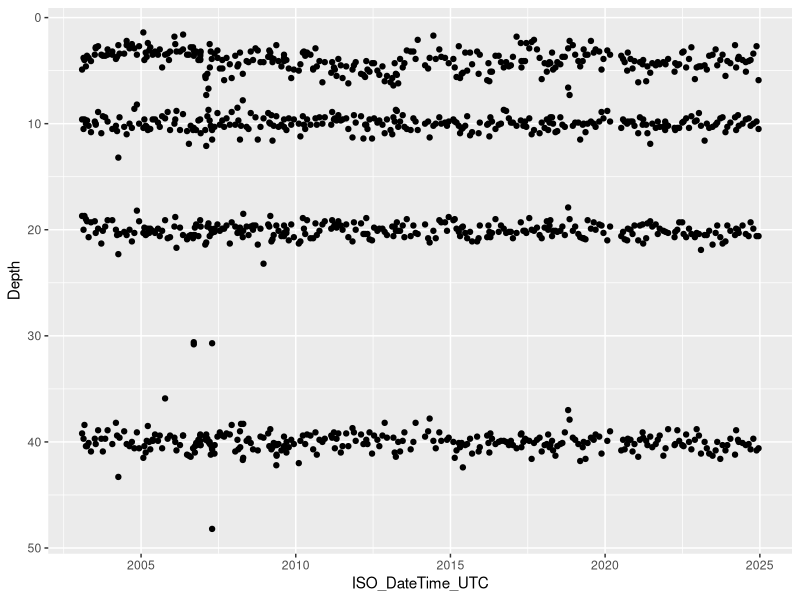
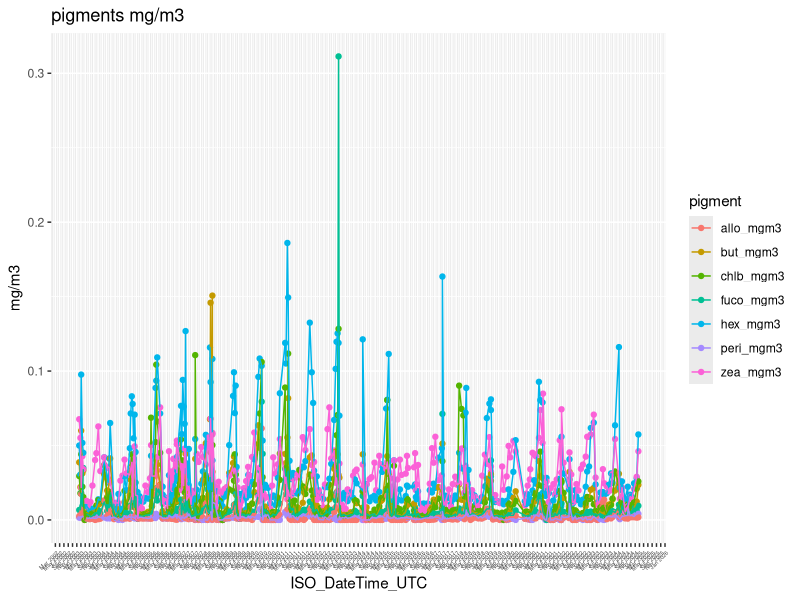
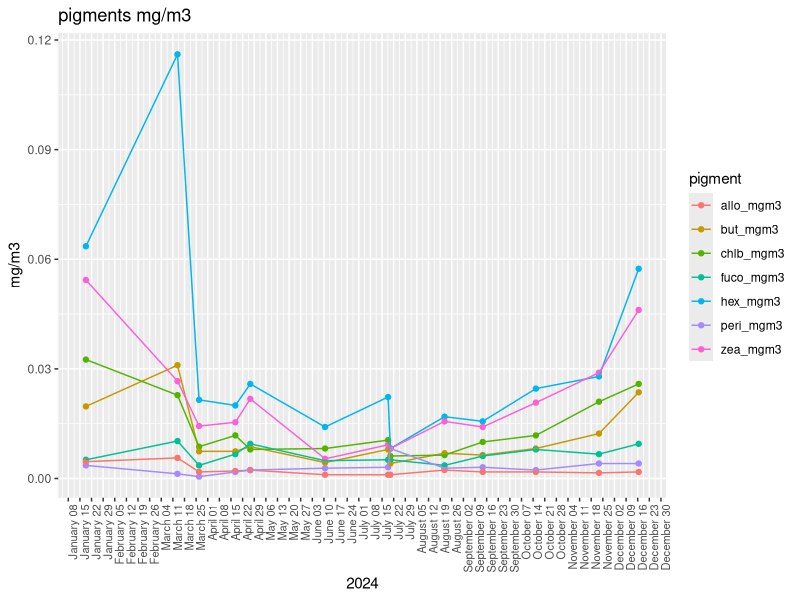
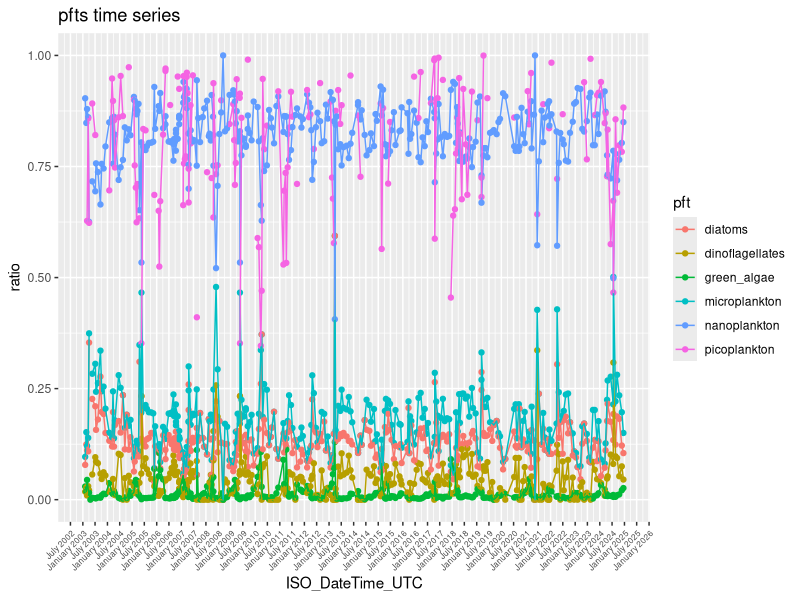
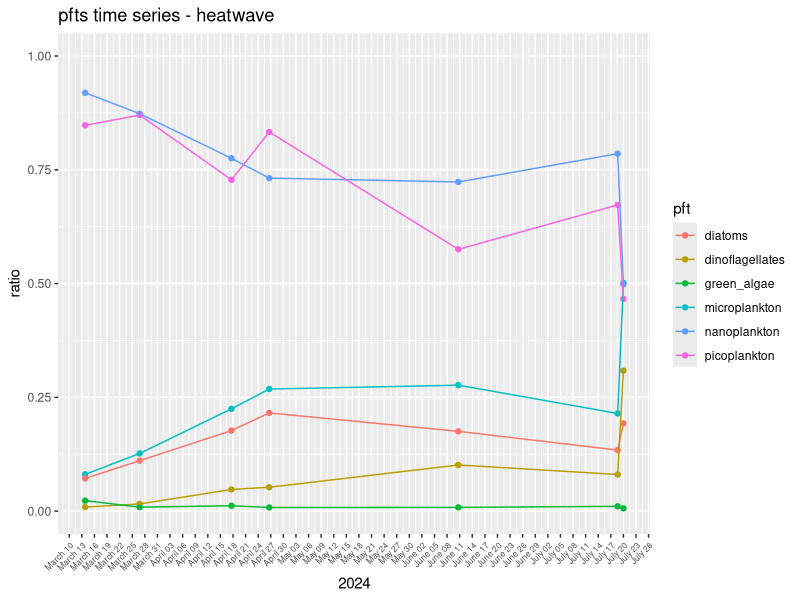
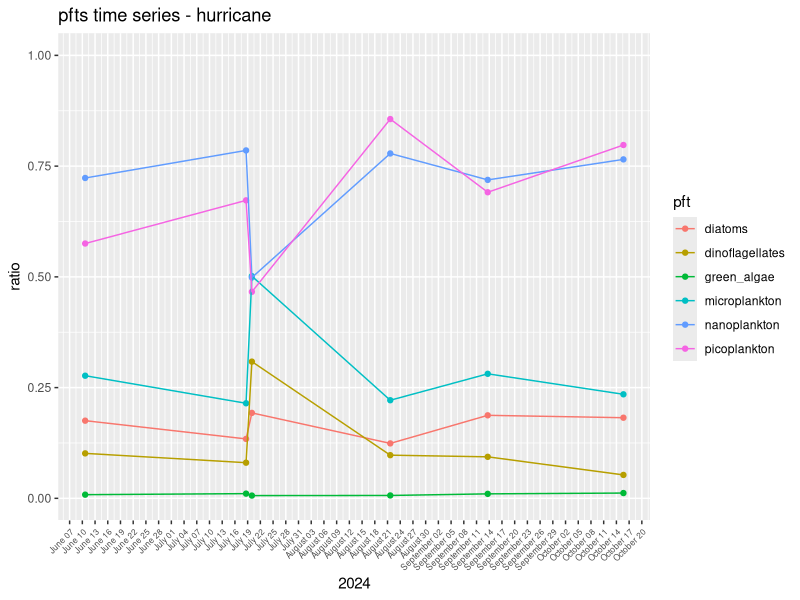
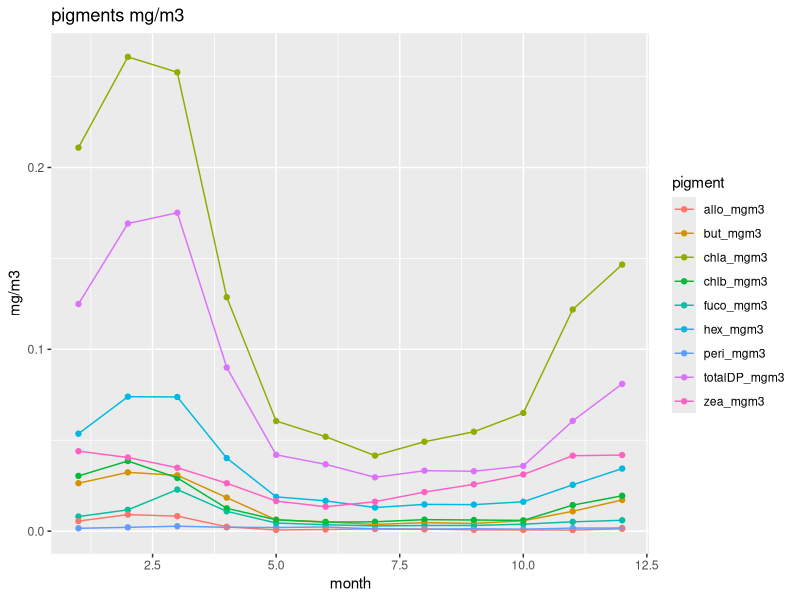

Reproduce these figures in R, in order. (Note: this script raises an error after producing the figures.)
## ---- chunk 1
#load in libraries
library(tidyverse)
library(lubridate)
library(viridis)
library(gridExtra)
## ---- chunk 2
pigments = read_csv('893521_v8_bats_pigments.csv')
## ---- chunk 3
pig = pigments %>%
  select(ID, ISO_DateTime_UTC, yyyymmdd, decy, time, Latitude, Longitude, Cruise_num, Cast, Cast_type, Bottle_number, Depth, QF_depth, p4, QF_p4, p5, QF_p5, p6, QF_p6, p7, QF_p7, p10, QF_p10, p13, QF_p13, p14, QF_p14, p19, QF_p19)
#QF_Niskin_GoFlo and QF_depth might be good to have for later
## ---- chunk 4
#filter general dataset to be just good data in the photic zone
pig_clean = pig %>%
  filter(QF_p4 != 9 | 
           QF_p4 != 9 |
           QF_p5 != 9 |
           QF_p6 != 9 |
           QF_p7 != 9 |
           QF_p10 != 9 |
           QF_p13 != 9 |
           QF_p14 != 9 |
           QF_p19 != 9) %>%
  filter(Depth < 50) #photic zone
## ---- chunk 5
#testing points across depths 
pig_clean_alldepth = pig %>%
  filter(QF_p4 != 9 | 
           QF_p4 != 9 |
           QF_p5 != 9 |
           QF_p6 != 9 |
           QF_p7 != 9 |
           QF_p10 != 9 |
           QF_p13 != 9 |
           QF_p14 != 9 |
           QF_p19 != 9) %>%
  mutate(year = year(ISO_DateTime_UTC)) %>%
  filter(year >= 2003) %>%
  filter(Depth < 50)

ggplot(pig_clean_alldepth, aes(x = ISO_DateTime_UTC, y = Depth)) + geom_point() + scale_y_reverse()
#y coord flip, 200 lim

#the last 5 years and top 50 m

pig_clean_200 = pig %>%
  filter(Depth < 500) %>%
  filter(QF_p4 != 9 | 
           QF_p4 != 9 |
           QF_p5 != 9 |
           QF_p6 != 9 |
           QF_p7 != 9 |
           QF_p10 != 9 |
           QF_p13 != 9 |
           QF_p14 != 9 |
           QF_p19 != 9) %>%
  mutate(year = year(ISO_DateTime_UTC)) %>%
  filter(year >= 2003) #1198

pig_clean_15 = pig %>%
    filter(QF_p4 != 9 | 
           QF_p4 != 9 |
           QF_p5 != 9 |
           QF_p6 != 9 |
           QF_p7 != 9 |
           QF_p10 != 9 |
           QF_p13 != 9 |
           QF_p14 != 9 |
           QF_p19 != 9) %>%
  mutate(year = year(ISO_DateTime_UTC)) %>%
  filter(year >= 2003) %>%
  filter(Depth < 15) #597

pig_clean_5 = pig %>%
    filter(QF_p4 != 9 | 
           QF_p4 != 9 |
           QF_p5 != 9 |
           QF_p6 != 9 |
           QF_p7 != 9 |
           QF_p10 != 9 |
           QF_p13 != 9 |
           QF_p14 != 9 |
           QF_p19 != 9) %>%
  mutate(year = year(ISO_DateTime_UTC)) %>%
  filter(year >= 2003) %>%
  filter(Depth < 5) #258

pig_clean_50 = pig %>%
    filter(QF_p4 != 9 | 
           QF_p4 != 9 |
           QF_p5 != 9 |
           QF_p6 != 9 |
           QF_p7 != 9 |
           QF_p10 != 9 |
           QF_p13 != 9 |
           QF_p14 != 9 |
           QF_p19 != 9) %>%
  mutate(year = year(ISO_DateTime_UTC)) %>%
  filter(year >= 2003) %>%
filter(Depth < 50) #1198
## ---- chunk 6
#general dataset with just good quality data and only recent decade
pig_clean_yd = pig_clean %>%
  mutate(year = year(ISO_DateTime_UTC),
         month = month(ISO_DateTime_UTC),
         day = day(ISO_DateTime_UTC),
         yd = yday(ISO_DateTime_UTC)) %>%
  select(ID, ISO_DateTime_UTC, yyyymmdd, decy, time, month, day, year, yd, Latitude, Longitude, Cruise_num, Cast, Cast_type, Bottle_number, Depth, p4, QF_p4, p5, QF_p5, p6, QF_p6, p7, QF_p7, p10, QF_p10, p13, QF_p13, p14, QF_p14, p19, QF_p19) %>%
  filter(year >= 2003)
## ---- chunk 7
#time series
pig_clean_ts = pig_clean_yd %>%
  group_by(ISO_DateTime_UTC) %>% 
  summarise(across(starts_with('p'), \(x) mean(x, na.rm = TRUE))) %>%
  rename(peri = p4,
         but = p5,
         fuco = p6,
         hex = p7,
         allo = p10,
         chlb = p13,
         chla = p14,
         zea = p19) %>%
  mutate(peri_mgm3 = peri*1025*0.000001,
         but_mgm3 = but*1025*0.000001,
         fuco_mgm3 = fuco*1025*0.000001,
         hex_mgm3 = hex*1025*0.000001,
         allo_mgm3 = allo*1025*0.000001,
         chlb_mgm3 = chlb*1025*0.000001,
         chla_mgm3 = chla*1025*0.000001,
         zea_mgm3 = zea*1025*0.000001) %>%
  mutate(totalDP_mgm3 = (1.41*(fuco_mgm3) + 1.41*(peri_mgm3) + 1.27*(hex_mgm3) + 0.6*(allo_mgm3) + 0.35*(but_mgm3) + 1.01*(chlb_mgm3)))

pig_clean_ts_long_mgm3 = pig_clean_ts %>%
  select(-peri, -but, -fuco, -hex, -allo, -chlb, -chla, -zea, -totalDP_mgm3, -chla_mgm3) %>%
  pivot_longer(cols = 2:8,
               names_to = 'pigment',
               values_to = 'mg/m3')
## ---- chunk 8
#plot pigment time series)
ggplot(pig_clean_ts_long_mgm3, aes(x = ISO_DateTime_UTC, y = `mg/m3`)) + 
  geom_point(aes(color = pigment)) +
  geom_line(aes(group = pigment, color = pigment)) +
  labs(title = 'pigments mg/m3') + 
  scale_x_datetime(
    date_breaks = "2 month",       # monthly ticks
    date_labels = "%b %Y"          # e.g., "Aug 2016"
  ) + theme(axis.text.x = element_text(angle = 45, hjust = 1, size = 4))
#add and delete chla from each to add or remove it
## ---- chunk 9
#zooming in on heatwave 4/18-5/10 in 2024
ts_mgm3_mhw = pig_clean_ts_long_mgm3 %>%
  mutate(year = year(ISO_DateTime_UTC),
         month = month(ISO_DateTime_UTC),
         day = day(ISO_DateTime_UTC)) %>%
  filter(year == 2024) #%>%
  #filter(month == 3 | month == 4 | month == 5 | month == 6)

ggplot(ts_mgm3_mhw, aes(x = ISO_DateTime_UTC, y = `mg/m3`)) + 
  geom_point(aes(color = pigment)) +
  geom_line(aes(group = pigment, color = pigment)) +
  labs(title = 'pigments mg/m3', x = '2024') + 
  scale_x_datetime(date_breaks = '1 week',
                   date_labels = '%B %d') +
  theme(axis.text.x = element_text(angle = 90, hjust = 1, size = 8))
## ---- chunk 10
#pfts for ts
pfts_ts_mgm3 = pig_clean_ts %>%
  select(-peri, -but, -fuco, -hex, -allo, -chlb, -chla, -zea) %>%
  mutate(microplankton = ((1.41*(fuco_mgm3 + peri_mgm3))/totalDP_mgm3),
         diatoms = ((1.41*(fuco_mgm3))/totalDP_mgm3),
         dinoflagellates = ((1.41*(peri_mgm3))/totalDP_mgm3),
         nanoplankton = (((1.27*(hex_mgm3))+(1.01*(chlb_mgm3))+(0.35*(but_mgm3))+(0.6*(allo_mgm3)))/totalDP_mgm3),
         green_algae = ((1.01*(chlb_mgm3))),
         picoplankton = (((0.86*(zea_mgm3))+(1.27*(hex_mgm3)))/totalDP_mgm3))

pfts_ts_mgm3_long = pfts_ts_mgm3 %>%
  select(ISO_DateTime_UTC, microplankton, diatoms, dinoflagellates, nanoplankton, green_algae, picoplankton) %>% #no longer selecting fnano
  pivot_longer(cols = 2:7,
               names_to = 'pft',
               values_to = 'ratio')
## ---- chunk 11
ggplot(pfts_ts_mgm3_long, aes(x = ISO_DateTime_UTC, y = ratio)) + 
  geom_point(aes(color = pft)) +
  geom_line(aes(group = pft, color = pft)) +
  labs(title = 'pfts time series') + 
  scale_x_datetime(date_breaks = '6 month',
                   date_labels = '%B %Y') +
  ylim(0, 1) + 
  theme(axis.text.x = element_text(angle = 45, hjust = 1, size = 6))
## ---- chunk 12
#heatwave for pfts ts
pfts_ts_mgm3_mhw = pfts_ts_mgm3_long %>%
  mutate(year = year(ISO_DateTime_UTC),
         month = month(ISO_DateTime_UTC),
         day = month(ISO_DateTime_UTC)) %>%
  filter(year == 2024) %>%
  filter(month == 2 | month == 3 | month == 4 | month == 5 | month == 6 | month == 7)

pfts_ts_mgm3_hur = pfts_ts_mgm3_long %>%
  mutate(year = year(ISO_DateTime_UTC),
         month = month(ISO_DateTime_UTC),
         day = month(ISO_DateTime_UTC)) %>%
  filter(year == 2024) %>%
  filter(month == 6 | month == 7 | month == 8 | month == 9 | month == 10)

ggplot(pfts_ts_mgm3_mhw, aes(x = ISO_DateTime_UTC, y = ratio)) + 
  geom_point(aes(color = pft)) +
  geom_line(aes(group = pft, color = pft)) +
  labs(title = 'pfts time series - heatwave', x = '2024') + 
  scale_x_datetime(date_breaks = '3 day',
                   date_labels = '%B %d') +
  ylim(0, 1) +
  theme(axis.text.x = element_text(angle = 45, hjust = 1, size = 6))

ggplot(pfts_ts_mgm3_hur, aes(x = ISO_DateTime_UTC, y = ratio)) + 
  geom_point(aes(color = pft)) +
  geom_line(aes(group = pft, color = pft)) +
  labs(title = 'pfts time series - hurricane', x = '2024') + 
  scale_x_datetime(date_breaks = '3 day',
                   date_labels = '%B %d') +
  ylim(0, 1) +
  theme(axis.text.x = element_text(angle = 45, hjust = 1, size = 6))
## ---- chunk 13
#work to create climatologies
#monthly average
pig_clean_month = pig_clean_yd %>%
  group_by(month) %>% 
  summarise(across(starts_with('p'), \(x) mean(x, na.rm = TRUE))) %>%
  rename(peri = p4,
         but = p5,
         fuco = p6,
         hex = p7,
         allo = p10,
         chlb = p13,
         chla = p14,
         zea = p19) %>%
  mutate(peri_mgm3 = peri*1025*0.000001,
         but_mgm3 = but*1025*0.000001,
         fuco_mgm3 = fuco*1025*0.000001,
         hex_mgm3 = hex*1025*0.000001,
         allo_mgm3 = allo*1025*0.000001,
         chlb_mgm3 = chlb*1025*0.000001,
         chla_mgm3 = chla*1025*0.000001,
         zea_mgm3 = zea*1025*0.000001) %>%
  mutate(totalDP_mgm3 = (1.41*(fuco_mgm3) + 1.41*(peri_mgm3) + 1.27*(hex_mgm3) + 0.6*(allo_mgm3) + 0.35*(but_mgm3) + 1.01*(chlb_mgm3)))
## ---- chunk 14
pig_clean_month_long_mgm3 = pig_clean_month %>%
  select(-peri, -but, -fuco, -hex, -allo, -chlb, -chla, -zea) %>%
  pivot_longer(cols = 2:10,
               names_to = 'pigment',
               values_to = 'mg/m3')
## ---- chunk 15
#pigment monthly climatology
ggplot(pig_clean_month_long_mgm3, aes(x = month, y = `mg/m3`)) + 
  geom_point(aes(color = pigment)) +
  geom_line(aes(group = pigment, color = pigment)) +
  labs(title = 'pigments mg/m3')
## ---- chunk 16
pfts_month = pig_clean_month %>%
  select(month) %>%
  mutate() 
## ---- chunk 17
pfts_month_long = pfts_month %>%
  select(-fnano) %>%
  pivot_longer(cols = starts_with('f'),
               names_to = 'pft',
               values_to = 'ratio')
## ---- chunk 18
ggplot(pfts_month_long, aes(x = month, y = ratio)) + 
  geom_point(aes(color = pft)) +
  geom_line(aes(group = pft, color = pft)) +
  ylim(0, 1) +
  labs(title = 'pfts per month')
## ---- chunk 19
#working to create daily climatology (365 days)
#daily average
pig_clean_day = pig_clean_yd %>%
  group_by(yd) %>% 
  summarise(across(starts_with('p'), \(x) mean(x, na.rm = TRUE))) %>%
  rename(peri = p4,
         but = p5,
         fuco = p6,
         hex = p7,
         allo = p10,
         chlb = p13,
         chla = p14,
         zea = p19) %>%
  mutate(peri_mgm3 = peri*1025*0.000001,
         but_mgm3 = but*1025*0.000001,
         fuco_mgm3 = fuco*1025*0.000001,
         hex_mgm3 = hex*1025*0.000001,
         allo_mgm3 = allo*1025*0.000001,
         chlb_mgm3 = chlb*1025*0.000001,
         chla_mgm3 = chla*1025*0.000001,
         zea_mgm3 = zea*1025*0.000001) %>%
  mutate(totalDP_mgm3 = (1.41*(fuco_mgm3) + 1.41*(peri_mgm3) + 1.27*(hex_mgm3) + 0.6*(allo_mgm3) + 0.35*(but_mgm3) + 1.01*(chlb_mgm3)))
## ---- chunk 20
pig_clean_day_long_mgm3 = pig_clean_day %>%
  select(-peri, -but, -fuco, -hex, -allo, -chlb, -chla, -zea) %>%
  pivot_longer(cols = 2:10,
               names_to = 'pigment',
               values_to = 'mg/m3')
## ---- chunk 21
#pigment daily climatology
ggplot(pig_clean_day_long_mgm3, aes(x = yd, y = `mg/m3`)) + 
  geom_point(aes(color = pigment)) +
  geom_line(aes(group = pigment, color = pigment)) +
  labs(title = 'pigments mg/m3')
## ---- chunk 22
pfts_day = pig_clean_day %>%
  select(yd) %>%
  mutate()

#diatom equation used is S10 because all chla is lower than 2 mg/m3
## ---- chunk 23
pfts_day_long = pfts_day %>%
  select(-fnano) %>%
  pivot_longer(cols = starts_with('f'),
               names_to = 'pft',
               values_to = 'ratio')
## ---- chunk 24
ggplot(pfts_day_long, aes(x = yd, y = ratio)) + 
  geom_point(aes(color = pft)) +
  geom_line(aes(group = pft, color = pft)) +
  ylim(0, 1) +
  labs(title = 'pfts per day')
## ---- chunk 25
library(maps)
library(ggrepel)
## ---- chunk 26
#pigment on a map
world_map = map_data('world')
## ---- chunk 27
ggplot() + 
  geom_polygon(data = world_map, aes(x = long, y = lat, group = group), fill = 'lightgray', color = 'white') +
  geom_point(data = pig_clean_yd, aes(x = Longitude, y = Latitude), size = 0.25) +
  scale_shape_manual(values = c(2, 1)) +
  coord_fixed(1.3, xlim = c(-64.5, -64), ylim = c(31, 32)) +
  labs(title = 'BATS HPLC Pigment data', x = 'Longitude', y = 'Latitude') +
  theme_minimal()
